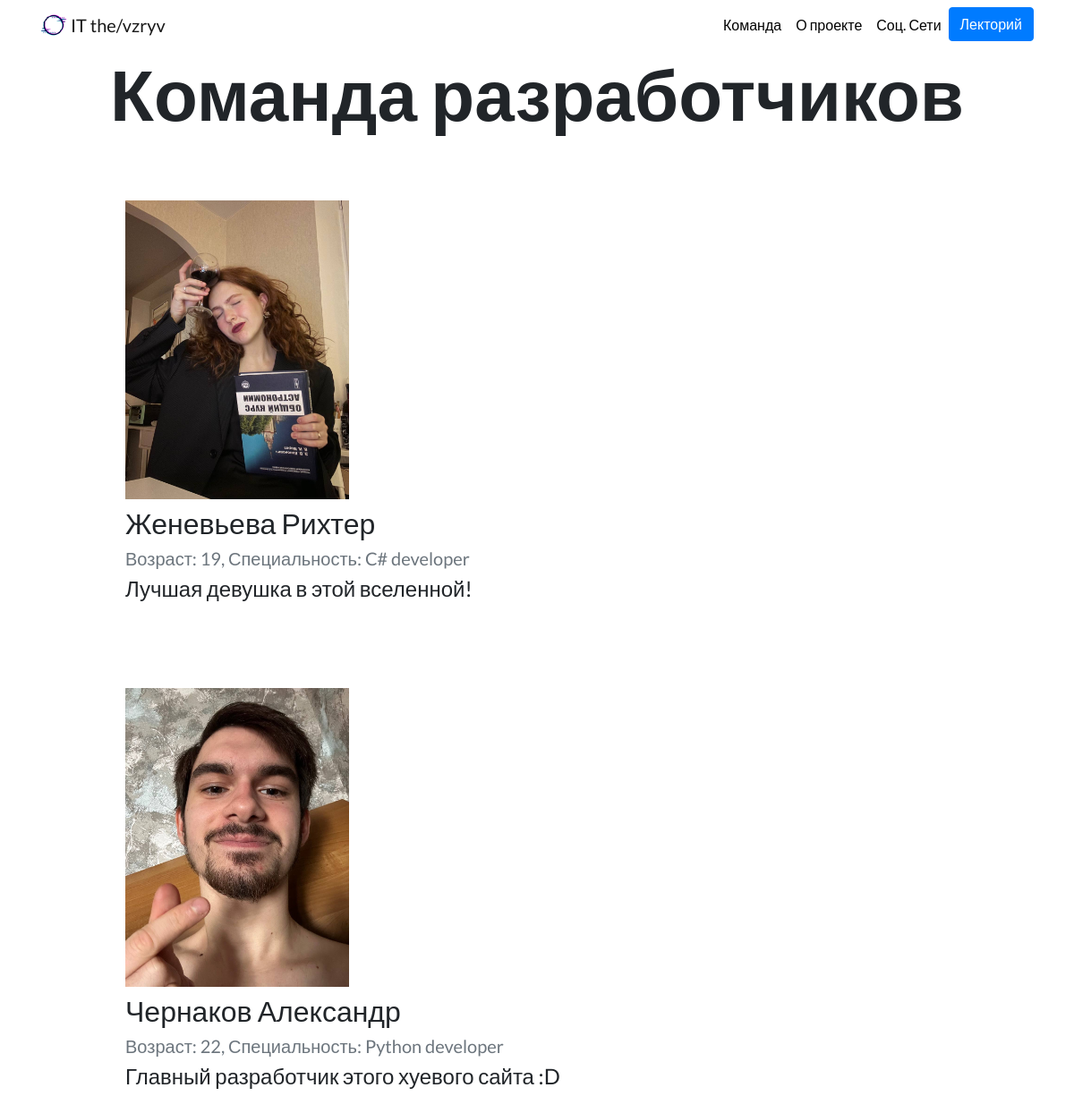
Page /team/ on the committed database.
### team/models.py (models this page shows, shortened)
class Developer(models.Model):
    name = models.CharField(max_length=200)
    age = models.SmallIntegerField()
    description = models.TextField()
    specialty = models.CharField(max_length=250)
    photo = models.ImageField(upload_to='team/images/')

### team/views.py (the view)
# urls.py: path('',views.all_team, name='all_team')
def all_team(request):
    developers = Developer.objects.all()
    return render(request, 'team/all_team.html', {'developers': developers})

### team/templates/team/all_team.html
{% extends "portfolio/base.html" %}
{% load static %}
{% block content %}
<h2 id="teamtitle" class="font-weight-bold text-center">Команда разработчиков</h2><br><br>
{% for developer in developers %}
<div class="row justify-content-center my-3">
  <div class="col-md-10">
    <img src="{{ developer.photo.url }}" class="img-fluid mb-2" width="250">
    <h2>{{ developer.name }}</h2>
    <h5 class="text-muted">Возраст: {{ developer.age }}, Специальность: {{developer.specialty }}</h5>
    <h4>{{ developer.description }}</h4>
    <br><br><br>
  </div>
</div>
{% endfor %}
{% endblock %}

### portfolio/templates/portfolio/base.html (shortened to what this page needs)
{% load static %}
<!doctype html>
<html lang="ru">
<head>
  <link rel="stylesheet" href="https://stackpath.bootstrapcdn.com/bootstrap/4.4.1/css/bootstrap.min.css">
  <link rel="stylesheet" href="{% static "portfolio/custom.css" %}">
</head>
<body>
  <nav id="topNav" class="navbar navbar-expand-md navbar-light">
    <div class="container">
      <a class="navbar-brand" href="{% url 'home' %}">
        <img src="{% static "portfolio/Logo.png" %}" width="30" height="30" class="d-inline-block align-top" alt="Nick's Logo">
        <span>IT the/vzryv</span>
      </a>
      <div class="collapse navbar-collapse text-center" id="navbarNav">
        <ul class="navbar-nav ml-auto">
          <li class="nav-item">
            <a class="nav-link" href="{% url 'team:all_team' %}">Команда</a>
          </li>
          <li class="nav-item">
            <a class="nav-link" href="{% url 'about' %}">О проекте</a>
          </li>
          <li class="nav-item">
            <a class="nav-link" href="http://tvlinks.tilda.ws/" target="_blank">Соц. Сети</a>
          </li>
          <li>
            <a role="button" href="{% url 'blog:all_blogs' %}" class="btn btn-primary">Лекторий</a>
          </li>
        </ul>
      </div>
    </div>
  </nav>
  <div class="container">
    {% block content %}{% endblock %}
  </div>
</body>
</html>

### portfolio/static/portfolio/custom.css (style rules this page uses)
.navbar-nav .nav-link { color: rgba(0,0,0,1) !important; }
body { font-family: 'Lato', sans-serif; }
#teamtitle { font-size: 5rem; }

### rows in the picture
Developer: photo (picture), name "Женевьева Рихтер", age "19", specialty "C# developer", description "Лучшая девушка в этой вселенной!"
Developer: photo (picture), name "Чернаков Александр", age "22", specialty "Python developer", description "Главный разработчик этого хуевого сайта :D"
